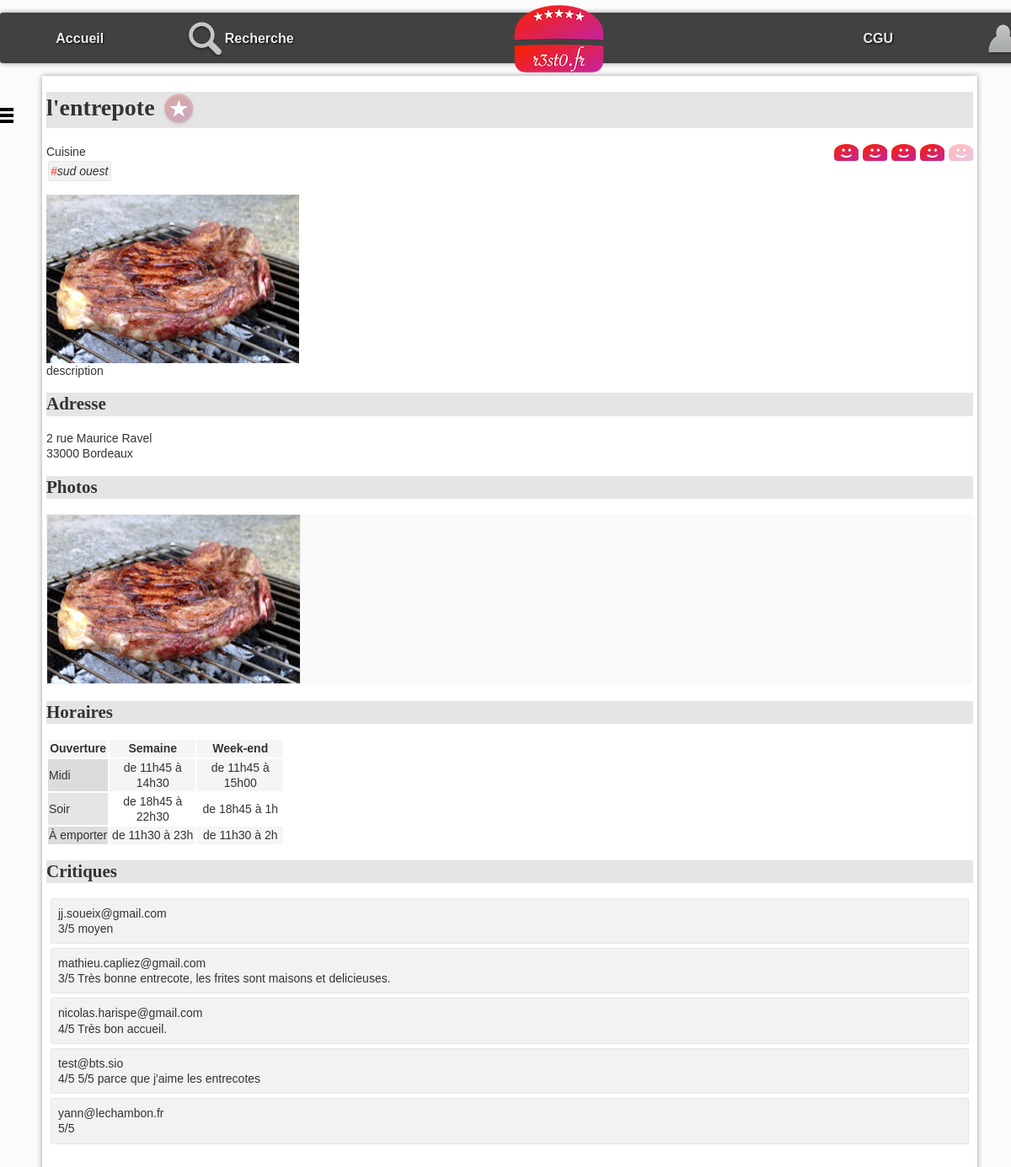
The page /?action=detail&idR=1 on the database as committed earlier.
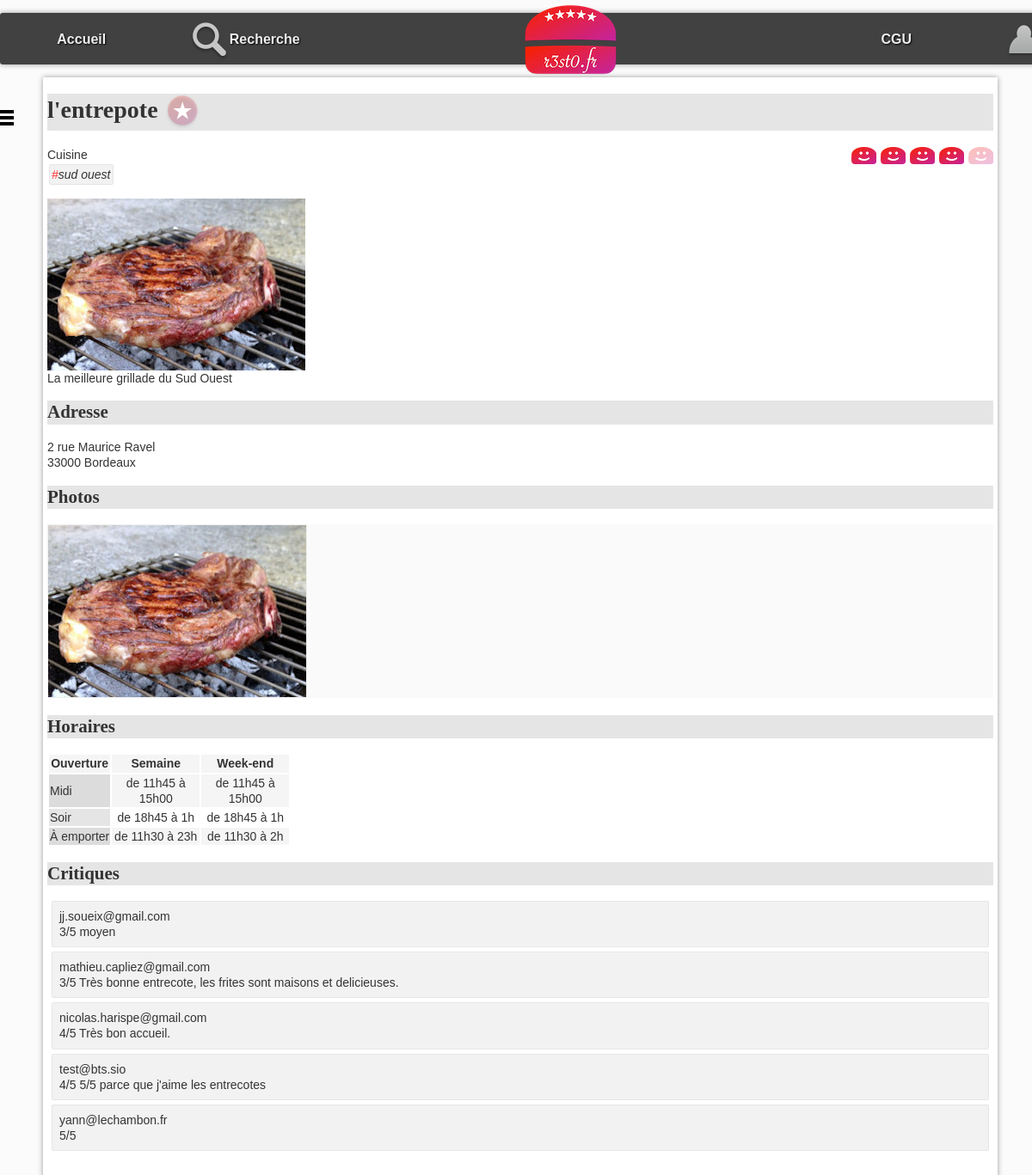
The same page on the database as committed later.
### tables this page shows
CREATE TABLE `resto` (
  `idR` bigint(20) NOT NULL,
  `nomR` varchar(255) DEFAULT NULL,
  `numAdrR` varchar(20) DEFAULT NULL,
  `voieAdrR` varchar(255) DEFAULT NULL,
  `cpR` char(5) DEFAULT NULL,
  `villeR` varchar(255) DEFAULT NULL,
  `latitudeDegR` float DEFAULT NULL,
  `longitudeDegR` float DEFAULT NULL,
  `descR` text,
  `horairesR` text
);

### controleur/detailResto.php (called while the page is built, shortened)
<?php
include_once "$racine/modele/bd.resto.inc.php";
include_once "$racine/modele/bd.photo.inc.php";
include_once "$racine/modele/bd.critiquer.inc.php";
include_once "$racine/modele/bd.aimer.inc.php";
$idR = $_GET["idR"];
$unResto = getRestoByIdR($idR);
$lesPhotos = getPhotosByIdR($idR);
$mailU = getMailULoggedOn();
$aimer = getAimerById($mailU, $idR);
$critiques = getCritiquerByIdR($idR);
include "$racine/vue/entete.html.php";
include "$racine/vue/vueDetailResto.php";
include "$racine/vue/pied.html.php";
?>

### index.php (called while the page is built, shortened)
<?php
include "getRacine.php";
if (isset($_GET["action"])){
    $action = $_GET["action"];
}
else{
    $action = "defaut";
}
$fichier = controleurPrincipal($action);
include "$racine/controleur/$fichier";
?>

### modele/bd.resto.inc.php (called while the page is built, shortened)
<?php
function getRestoByIdR($idR) {
    try {
        $cnx = connexionPDO();
        $req = $cnx->prepare("select * from resto where idR=:idR");
        $req->bindValue(':idR', $idR, PDO::PARAM_INT);
        $req->execute();
        $resultat = $req->fetch(PDO::FETCH_ASSOC);
    } catch (PDOException $e) {
        print "Erreur !: " . $e->getMessage();
        die();
    }
    return $resultat;
}
?>

### modele/bd.aimer.inc.php (called while the page is built, shortened)
<?php
function getAimerById($mailU, $idR){
    try {
        $cnx = connexionPDO();
        $req = $cnx->prepare("select * from aimer where mailU=:mailU and  idR=:idR");
        $req->bindValue(':idR', $idR, PDO::PARAM_INT);
        $req->bindValue(':mailU', $mailU, PDO::PARAM_STR);
        $req->execute();
        $resultat = $req->fetch(PDO::FETCH_ASSOC);
    } catch (PDOException $e) {
        print "Erreur !: " . $e->getMessage();
        die();
    }
    return $resultat;
}
?>

### modele/bd.photo.inc.php (called while the page is built, shortened)
<?php
function getPhotosByIdR($idR) {
    $resultat = array();
    try {
        $cnx = connexionPDO();
        $req = $cnx->prepare("select * from photo where idR=:idR");
        $req->bindValue(':idR', $idR, PDO::PARAM_INT);
        $req->execute();
        $resultat = $req->fetchAll(PDO::FETCH_ASSOC);
    } catch (PDOException $e) {
        print "Erreur !: " . $e->getMessage();
        die();
    }
    return $resultat;
}
?>

### modele/bd.critiquer.inc.php (called while the page is built, shortened)
<?php
function getCritiquerByIdR($idR) {
    $resultat = array();
    try {
        $cnx = connexionPDO();
        $req = $cnx->prepare("select * from critiquer where idR=:idR");
        $req->bindValue(':idR', $idR, PDO::PARAM_INT);
        $req->execute();
        $ligne = $req->fetch(PDO::FETCH_ASSOC);
        while ($ligne) {
            $resultat[] = $ligne;
            $ligne = $req->fetch(PDO::FETCH_ASSOC);
        }
    } catch (PDOException $e) {
        print "Erreur !: " . $e->getMessage();
        die();
    }
    return $resultat;
}
?>

### vue/vueDetailResto.php (the view, shortened to what the changed rows need)
<h1><?= $unResto['nomR']; ?>
    <?php if ($aimer != false) { ?>
        <a href="./?action=aimer&idR=<?= $unResto['idR']; ?>" ><img class="aimer" src="images/aime.png" alt="j'aime ce restaurant"></a>
    <?php } else { ?>
        <a href="./?action=aimer&idR=<?= $unResto['idR']; ?>" ><img class="aimer" src="images/aimepas.png" alt="je n'aime pas encore ce restaurant"></a>
    <?php } ?>
</h1>
<span id="note">
    <?php for ($i = 1; $i <= 5; $i++) { ?>
        <a class="aimer" href="./?action=noter&note=<?= $i ?>&idR=<?= $unResto['idR']; ?>" >
        </a>
    <?php } ?>
</span>
<section>
    Cuisine <br />
    <ul id="tagFood">
    </ul>
</section>
<p id="principal">
    <?php if (count($lesPhotos) > 0) { ?>
        <img src="photos/<?= $lesPhotos[0]["cheminP"] ?>" alt="photo du restaurant" />
    <?php } ?>
    <br />
    <?= $unResto['descR']; ?>
</p>
<h2 id="adresse">
    Adresse
</h2>
<p>
    <?= $unResto['numAdrR']; ?>
    <?= $unResto['voieAdrR']; ?><br />
    <?= $unResto['cpR']; ?>
    <?= $unResto['villeR']; ?>
</p>
<h2 id="photos">
    Photos
</h2>
<ul id="galerie">
    <?php for ($i = 0; $i < count($lesPhotos); $i++) { ?>
        <li> <img class="galerie" src="photos/<?= $lesPhotos[$i]["cheminP"] ?>" alt="" /></li>
    <?php } ?>
</ul>
<h2 id="horaires">
    Horaires
</h2>
<?= $unResto['horairesR']; ?>
<h2 id="crit">Critiques</h2>
<ul id="critiques">
    <?php for ($i = 0; $i < count($critiques); $i++) { ?>
        <li>
        </li>
    <?php } ?>
</ul>

Rows that differ between the two databases and show on the page:
changed resto "l'entrepote": descR "description" → "La meilleure grillade du Sud Ouest"; horairesR "Ouverture Semaine Week-end Midi de 11h45 à 14h30 de 11h45 à 15h00 Soir de 18h45 à 22h30 de 18h45 à 1h À emporter de 11h30 à 23h de 11h30 à 2h" → "Ouverture Semaine Week-end Midi de 11h45 à 15h00 de 11h45 à 15h00 Soir de 18h45 à 1h de 18h45 à 1h À emporter de 11h30 à 23h de 11h30 à 2h"
